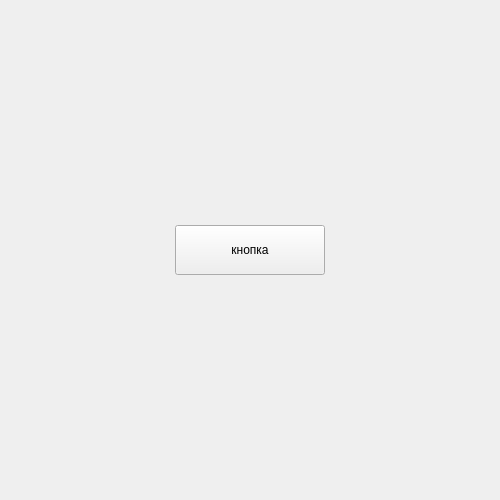
<?xml version="1.0" encoding="UTF-8"?>
<ui version="4.0">
 <class>MainWindow</class>
 <widget class="QMainWindow" name="MainWindow">
  <property name="geometry">
   <rect>
    <x>0</x>
    <y>0</y>
    <width>500</width>
    <height>500</height>
   </rect>
  </property>
  <property name="windowTitle">
   <string>MainWindow</string>
  </property>
  <widget class="QWidget" name="centralwidget">
   <widget class="QPushButton" name="pushButton">
    <property name="geometry">
     <rect>
      <x>175</x>
      <y>225</y>
      <width>150</width>
      <height>50</height>
     </rect>
    </property>
    <property name="text">
     <string>кнопка</string>
    </property>
   </widget>
  </widget>
 </widget>
 <resources/>
 <connections/>
</ui>
